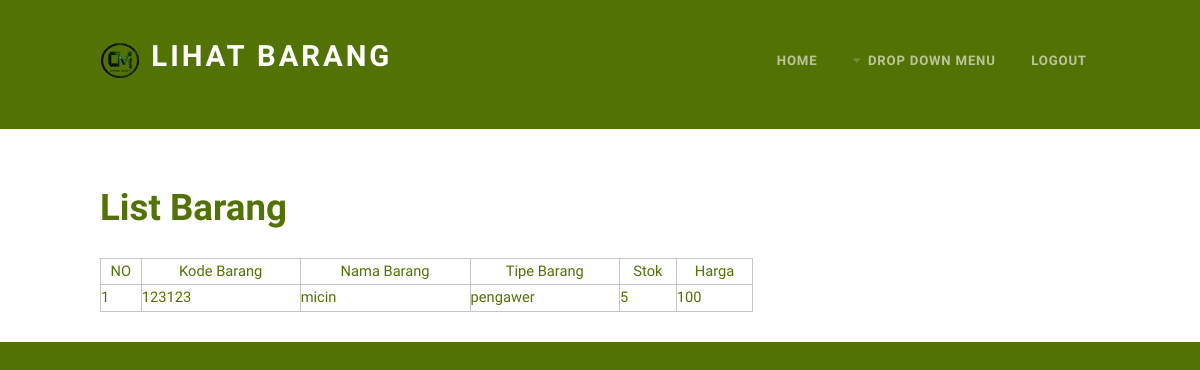
Page /Koordinator/lihat_barang.php on the earlier database version.
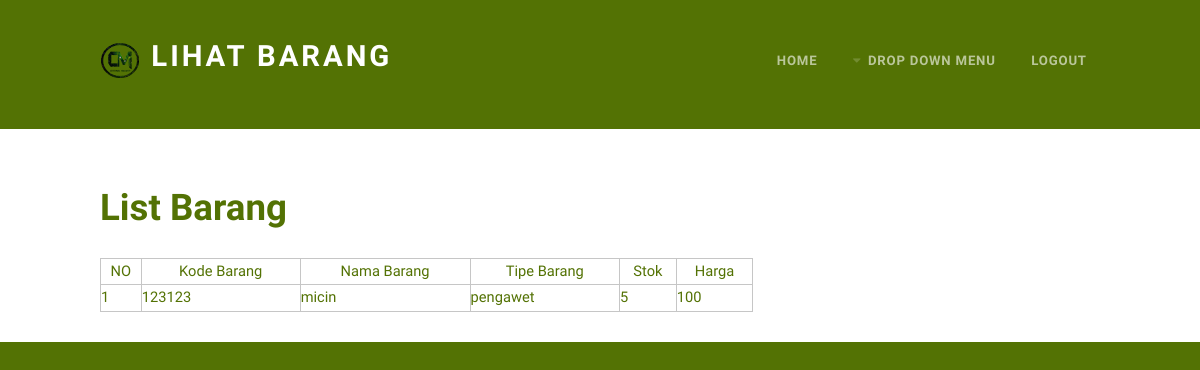
Same page on the later database version.
### tables this page shows
CREATE TABLE `barang` (
  `kode_barang` varchar(20) NOT NULL,
  `kode_pegawai` varchar(20) NOT NULL,
  `nama_barang` varchar(30) NOT NULL,
  `tipe_barang` varchar(15) NOT NULL,
  `stok` int(11) NOT NULL,
  `harga` int(11) NOT NULL
);

### Koordinator/lihat_barang.php (the view, shortened to what this page needs)
<!DOCTYPE HTML>
<html>
	<head>
		<link rel="stylesheet" href="../assets/css/main.css" />
	</head>
	<body class="homepage">
		<div id="page-wrapper">
				<div id="header">
					<div class="container">
							<div id="logo">
								<span class="pennant"><img src="../images/b.png" alt="" /></span></span>
								<h1><a href="lihat_barang.php">Lihat Barang</a></h1>
							</div>
							<nav id="nav">
								<ul>
									<li><a href="../index.php">Home</a></li>
									<li>
										<a href="#" class="icon fa-caret-down">Drop Down Menu</a>
									</li>
									<li><a href="../logout.php">Logout</a></li>
								</ul>
							</nav>
					</div>
				</div>
				<div id="main">
					<section class="container">
						<div class="row">
							<section class="8u 12u(mobile)">
								<h2>List Barang</h2>
								<table>
									<tr>
										<th>NO</th>
										<th>Kode Barang</th>
										<th>Nama Barang</th>
										<th>Tipe Barang</th>
										<th>Stok</th>
										<th>Harga</th>
									</tr>
									<?php
										include '../koneksi.php';
										$query=mysqli_query($connect, "select * from barang");
										$no=1;
										foreach ($query as $row) {
											echo "<tr>
												<td>$no</td>
												<td>".$row['kode_barang']."</td>
												<td>".$row['nama_barang']."</td>
												<td>".$row['tipe_barang']."</td>
												<td>".$row['stok']."</td>
												<td>".$row['harga']."</td>
											</tr>";
											$no++;
										}
									?>
								</table>
							</section>
						</div>
					</section>
				</div>
		</div>
	</body>
</html>

Differences in the rows shown:
changed barang "micin": tipe_barang "pengawer" → "pengawet"
